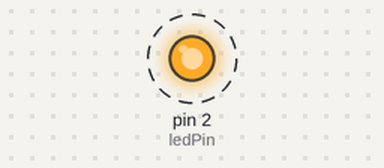
Recording of a sketch running on a simulated Arduino Nano, built with avr-gcc and run on an emulated ATmega328P. Shown: output pins drawn as LEDs (lit = HIGH). Dashed ring = blinking.

Above: at 0.2 s.
Timing chart, 0 to 3.0 s (numbered marks = the images above):
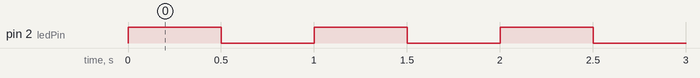

Measured:
- by itself, pin 2 (ledPin): alternates HIGH for 0.50 s and LOW for 0.50 s

The sketch:

2_LEDPinOutput.ino
```cpp
/*
  Blink an external LED
  You should connect your LED in the correct direction to the specified pin with a 1k+ ohm resistor.
*/

//Global variables to use
const int mDelay = 500;//You can change this value
//mDelay is a variable that will set how long the LED blinks for
const int ledPin = 2;
//From now on "LEDPin" will be an alias for pin 10 on the Arduino Nano

//Setup function runs once when device is powered on
void setup() {
  //Initialize output pin
  pinMode(ledPin, OUTPUT);
}

//Loop function runs over and over after setup
void loop() {
  //Turn the LED on (HIGH voltage)
  digitalWrite(ledPin, HIGH);
  //Wait for set delay time
  delay(mDelay);
  //Turn the LED off with voltage LOW
  digitalWrite(ledPin, LOW);
  //Wait for set delay time
  delay(mDelay);
}
```
